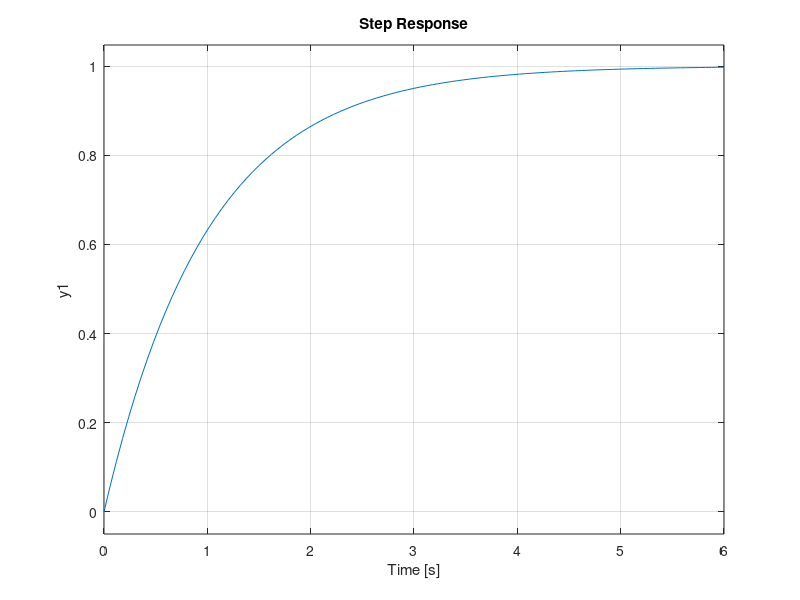

Recreate this plot in MATLAB.
##Reseta ambiente
clear all;
close all;
clc;

##Carrega pacote de controle
pkg load control;

##Operador
s = tf('s');

Cs = 1;

Gs = 10 /(s+20)

##Gmf = feedback((Gs*Cs),1)
##step(Gmf)
##
##hold on

##Cs = 2;
##Gmf = feedback((Gs*Cs),1)
##step(Gmf)

##Cs = 10;
##Gmf2 = feedback((Gs*Cs),1)
##step(Gmf2)

Gs = 1/s;
Gmf = feedback(Gs,1)
step(Gmf)
